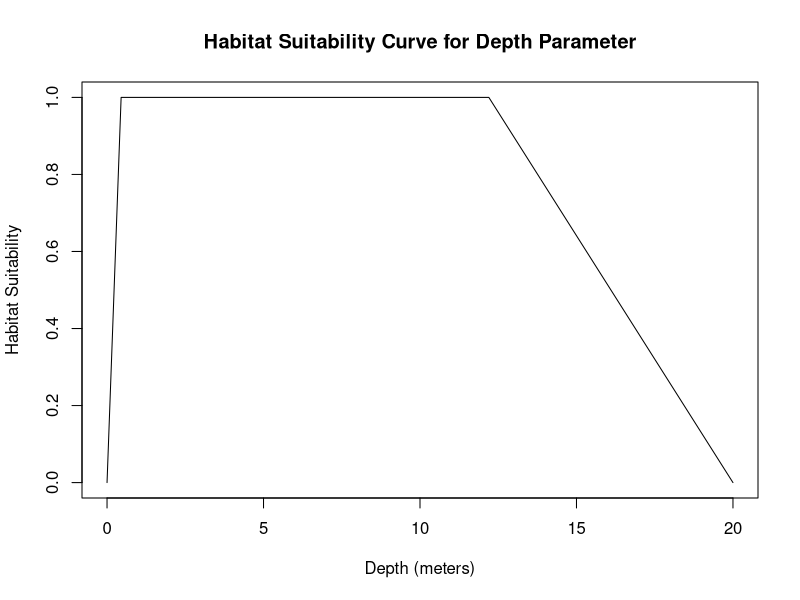
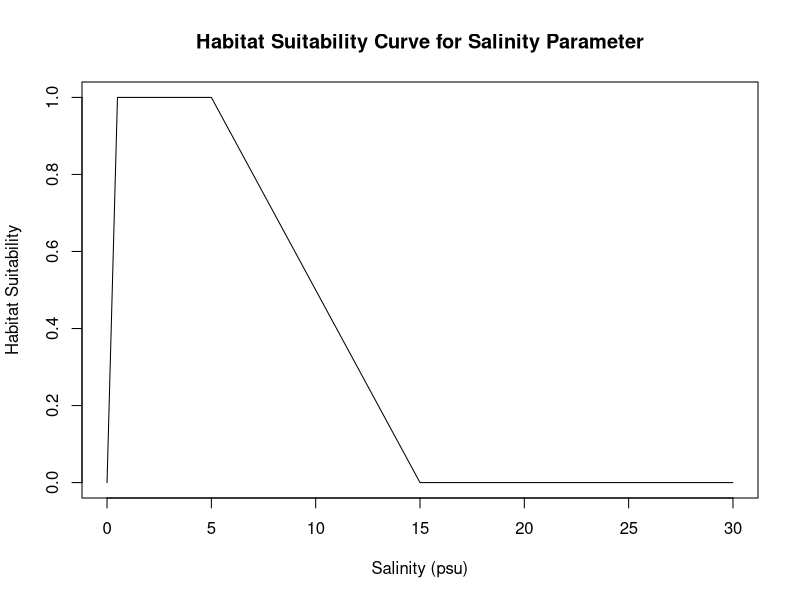
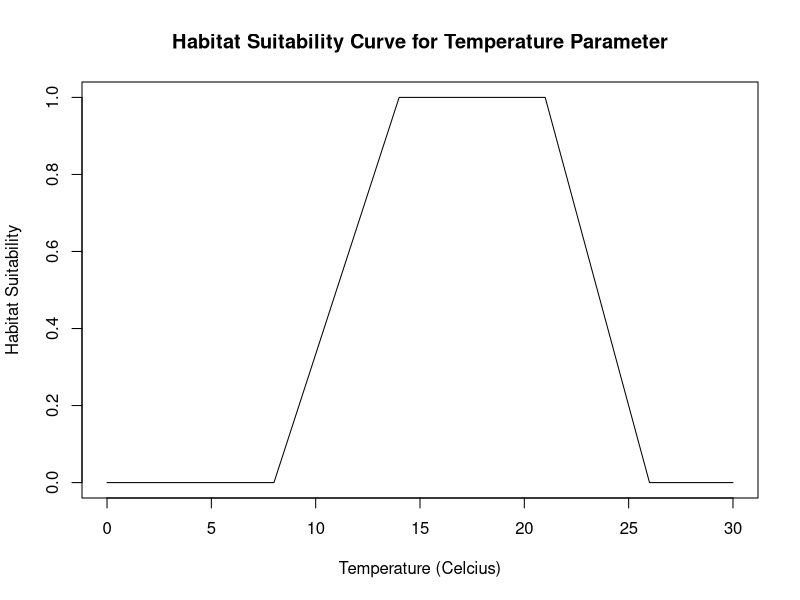
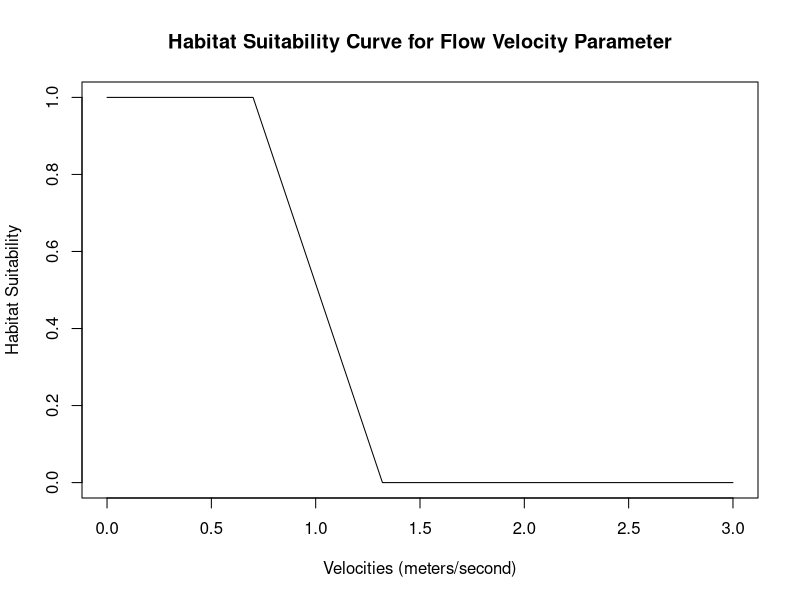
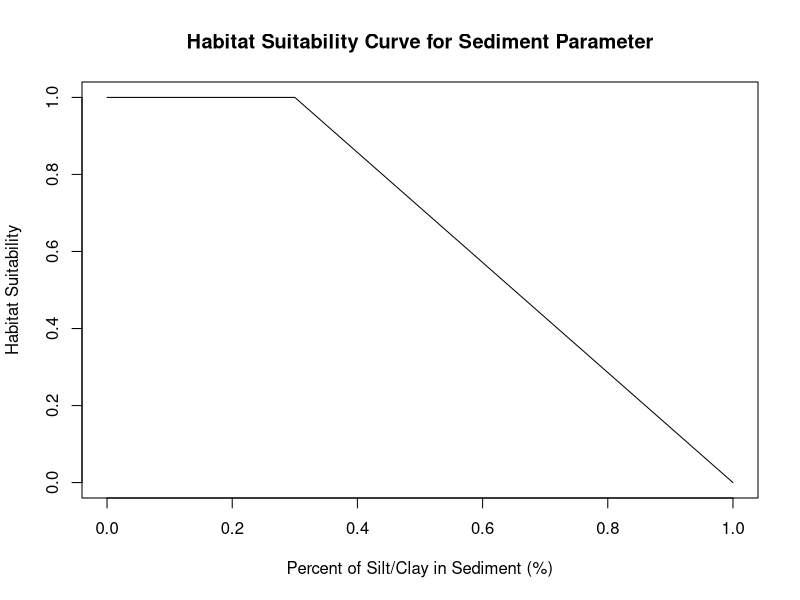

Write R code to recreate these figures, in order.
## ---- chunk 1
#depth_range <- c(0.305,0.61)#in meters
depth <- (0.305+1)/2 #average between min & max
depth_suitability_curve <- function(depth) {
  # Define the optimal range for depth
  optimal_depth_range <- c(0.45, 12.2) # meters

  # Define the lower and upper thresholds for depth
  lower_threshold <- 0 # meters
  upper_threshold <- 20 # meters

  # Compute the habitat suitability score based on depth
  if (depth < lower_threshold | depth > upper_threshold) {
    suitability_score <- 0
  } else if (depth >= optimal_depth_range[1] & depth <= optimal_depth_range[2]) {
    suitability_score <- 1
  } else if (depth < optimal_depth_range[1]) {
    suitability_score <- (depth - lower_threshold) / (optimal_depth_range[1] - lower_threshold)
  } else if (depth > optimal_depth_range[2]) {
    suitability_score <- (upper_threshold - depth) / (upper_threshold - optimal_depth_range[2])
  }

  return(suitability_score)
}
plot_depth_suitability_curve <- function() {
  # Define the range of depths to plot
  depths <- seq(0, 20, by = 0.01)

  # Compute the habitat suitability score for each depth value
  suitability_scores <- sapply(depths, depth_suitability_curve)

  # Plot the suitability scores as a curve
  plot(depths, suitability_scores, type = "l", xlab = "Depth (meters)", ylab = "Habitat Suitability", ylim=c(0,1),
       main = "Habitat Suitability Curve for Depth Parameter")
}
plot_depth_suitability_curve()
## ---- chunk 2
#optimal Salinity range from 0.0psu-0.5psu
Salinity <- (0.5+5)/2 #average between min & max
salinity_suitability_curve <- function(Salinity,optimal_salinity_range) {
  # Define the optimal range for Salinity
  optimal_salinity_range <- c(0.5, 5) #psu

  # Define the lower and upper thresholds for Salinity
  lower_threshold <- 0 # psu
  upper_threshold <- 15 # psu

  # Compute the habitat suitability score based on Salinity
  if (Salinity < lower_threshold | Salinity > upper_threshold) {
    suitability_score <- 0
  } else if (Salinity >= optimal_salinity_range[1] & Salinity <= optimal_salinity_range[2]) {
    suitability_score <- 1
  } else if (Salinity < optimal_salinity_range[1]) {
    suitability_score <- (Salinity - lower_threshold) / (optimal_salinity_range[1] - lower_threshold)
  } else if (Salinity > optimal_salinity_range[2]) {
    suitability_score <- (upper_threshold - Salinity) / (upper_threshold - optimal_salinity_range[2])
  }

  return(suitability_score)
}
plot_salinity_suitability_curve <- function() {
  # Define the range of Salinities to plot
  Salinities <- seq(0, 30, by = 0.01)

  # Compute the habitat suitability score for each depth value
  suitability_scores <- sapply(Salinities, salinity_suitability_curve)

  # Plot the suitability scores as a curve
  plot(Salinities, suitability_scores, type = "l", xlab = "Salinity (psu)", ylab = "Habitat Suitability", ylim=c(0,1),
       main = "Habitat Suitability Curve for Salinity Parameter")
}
plot_salinity_suitability_curve()
## ---- chunk 3
#optimal temperature range from 0.0psu-0.5psu
temperature <- (6+15)/2 #average between min & max
temperature_suitability_curve <- function(temperature,optimal_temp_range) {
  # Define the optimal range for temperature
  optimal_temp_range <- c(14,21) #celcius

  # Define the lower and upper thresholds for temperature
  lower_threshold <- 8 # psu
  upper_threshold <- 26 # psu

  # Compute the habitat suitability score based on temperature
  if (temperature < lower_threshold | temperature > upper_threshold) {
    suitability_score <- 0
  } else if (temperature >= optimal_temp_range[1] & temperature <= optimal_temp_range[2]) {
    suitability_score <- 1
  } else if (temperature < optimal_temp_range[1]) {
    suitability_score <- (temperature - lower_threshold) / (optimal_temp_range[1] - lower_threshold)
  } else if (temperature > optimal_temp_range[2]) {
    suitability_score <- (upper_threshold - temperature) / (upper_threshold - optimal_temp_range[2])
  }

  return(suitability_score)
}
plot_temperature_suitability_curve <- function() {
  # Define the range of temperature to plot
  temps <- seq(0, 30, by = 0.01)

  # Compute the habitat suitability score for each depth value
  suitability_scores <- sapply(temps, temperature_suitability_curve)

  # Plot the suitability scores as a curve
  plot(temps, suitability_scores, type = "l", xlab = "Temperature (Celcius)", ylab = "Habitat Suitability", ylim=c(0,1),
       main = "Habitat Suitability Curve for Temperature Parameter")
}
plot_temperature_suitability_curve()
## ---- chunk 4
#depth_range <- c(0.305,0.61)#in meters
flow_velocity <- (0.3-0.5)/2 #average between min & max
flow_velocity_suitability <- function(flow_velocity) {
  # Define the optimal range for depth
  optimal_velocity_range <- c(0, 0.7) # meters/second

  # Define the lower and upper thresholds for depth
  lower_threshold <- 0 # meters/second
  upper_threshold <- 1.32 # meters/second

  # Compute the habitat suitability score based on depth
  if (flow_velocity < lower_threshold | flow_velocity > upper_threshold) {
    suitability_score <- 0
  } else if (flow_velocity >= optimal_velocity_range[1] & flow_velocity <= optimal_velocity_range[2]) {
    suitability_score <- 1
  } else if (flow_velocity < optimal_velocity_range[1]) {
    suitability_score <- (flow_velocity - lower_threshold) / (optimal_velocity_range[1] - lower_threshold)
  } else if (flow_velocity > optimal_velocity_range[2]) {
    suitability_score <- (upper_threshold - flow_velocity) / (upper_threshold - optimal_velocity_range[2])
  }

  return(suitability_score)
}
plot_Velocity_suitability_curve <- function() {
  # Define the range of depths to plot
  velocities <- seq(0,3, by = 0.01)

  # Compute the habitat suitability score for each depth value
  suitability_scores <- sapply(velocities, flow_velocity_suitability)

  # Plot the suitability scores as a curve
  plot(velocities, suitability_scores, type = "l", xlab = "Velocities (meters/second)", ylab = "Habitat Suitability", ylim=c(0,1),
       main = "Habitat Suitability Curve for Flow Velocity Parameter")
}
plot_Velocity_suitability_curve()
## ---- chunk 5
#depth_range <- c(0.305,0.61)#in meters
SiltClay_per <- (0-0.2)/2 #average between min & max
siltclay_suitability <- function(SiltClay_per) {
  # Define the optimal range for depth
  optimal_siltclay_range <- c(0, 0.3) # percent

  # Define the lower and upper thresholds for silt clay percentage
  lower_threshold <- 0 # meters/second
  upper_threshold <- 1 # meters/second

  # Compute the habitat suitability score based on depth
  if (SiltClay_per < lower_threshold | SiltClay_per > upper_threshold) {
    suitability_score <- 0
  } else if (SiltClay_per >= optimal_siltclay_range[1] & SiltClay_per <= optimal_siltclay_range[2]) {
    suitability_score <- 1
  } else if (SiltClay_per < optimal_siltclay_range[1]) {
    suitability_score <- (SiltClay_per - lower_threshold) / (optimal_siltclay_range[1] - lower_threshold)
  } else if (SiltClay_per > optimal_siltclay_range[2]) {
    suitability_score <- (upper_threshold - SiltClay_per) / (upper_threshold - optimal_siltclay_range[2])
  }

  return(suitability_score)
}
plot_SiltClay_suitability_curve <- function() {
  # Define the range of depths to plot
  siltclay_percentile <- seq(0,1, by = 0.01)

  # Compute the habitat suitability score for each depth value
  suitability_scores <- sapply(siltclay_percentile, siltclay_suitability)

  # Plot the suitability scores as a curve
  plot(siltclay_percentile, suitability_scores, type = "l", xlab = "Percent of Silt/Clay in Sediment (%)", ylab = "Habitat Suitability", ylim=c(0,1),
       main = "Habitat Suitability Curve for Sediment Parameter")
}
plot_SiltClay_suitability_curve()
